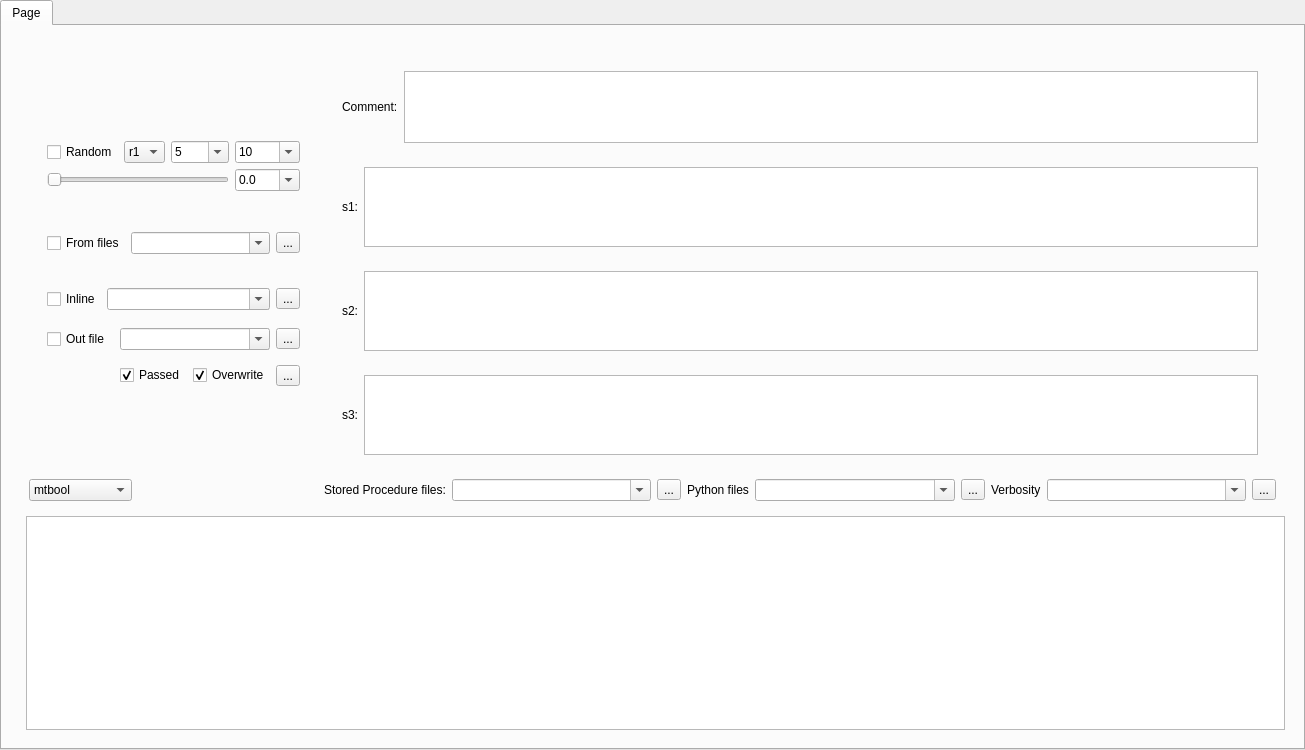
<?xml version="1.0" encoding="UTF-8"?>
<ui version="4.0">
 <class>QueryTabWidget</class>
 <widget class="QTabWidget" name="QueryTabWidget">
  <property name="geometry">
   <rect>
    <x>0</x>
    <y>0</y>
    <width>1305</width>
    <height>750</height>
   </rect>
  </property>
  <property name="windowTitle">
   <string>TabWidget</string>
  </property>
  <widget class="QWidget" name="tab">
   <attribute name="title">
    <string>Page</string>
   </attribute>
   <layout class="QGridLayout" name="gridLayout_4">
    <item row="0" column="0">
     <widget class="QWidget" name="QueryPageWidget" native="true">
      <layout class="QGridLayout" name="gridLayout_2">
       <item row="1" column="1">
        <widget class="QPlainTextEdit" name="queryedit"/>
       </item>
       <item row="0" column="0" colspan="2">
        <widget class="QWidget" name="widget_9" native="true">
         <property name="minimumSize">
          <size>
           <width>0</width>
           <height>200</height>
          </size>
         </property>
         <layout class="QGridLayout" name="gridLayout_3">
          <item row="1" column="0">
           <widget class="QComboBox" name="mtcombobox">
            <property name="sizePolicy">
             <sizepolicy hsizetype="Fixed" vsizetype="Fixed">
              <horstretch>0</horstretch>
              <verstretch>0</verstretch>
             </sizepolicy>
            </property>
            <item>
             <property name="text">
              <string>mtbool</string>
             </property>
            </item>
            <item>
             <property name="text">
              <string>mtdiscrete</string>
             </property>
            </item>
            <item>
             <property name="text">
              <string>mtcontinuous</string>
             </property>
            </item>
            <item>
             <property name="text">
              <string>mtset</string>
             </property>
            </item>
            <item>
             <property name="text">
              <string>mttuple</string>
             </property>
            </item>
            <item>
             <property name="text">
              <string>mtgraph</string>
             </property>
            </item>
            <item>
             <property name="text">
              <string>mtstring</string>
             </property>
            </item>
           </widget>
          </item>
          <item row="1" column="4">
           <widget class="QLabel" name="label_5">
            <property name="text">
             <string>Python files</string>
            </property>
           </widget>
          </item>
          <item row="1" column="3">
           <widget class="QToolButton" name="storedprocedurefilesbutton">
            <property name="toolTip">
             <string>Choose Stored Procedure file(s)</string>
            </property>
            <property name="text">
             <string>...</string>
            </property>
            <property name="icon">
             <iconset theme="QIcon::ThemeIcon::DocumentOpen"/>
            </property>
           </widget>
          </item>
          <item row="0" column="1" colspan="9">
           <widget class="QWidget" name="widget_12" native="true">
            <layout class="QVBoxLayout" name="verticalLayout_2">
             <item>
              <widget class="QWidget" name="widget_2" native="true">
               <property name="maximumSize">
                <size>
                 <width>16777215</width>
                 <height>90</height>
                </size>
               </property>
               <layout class="QHBoxLayout" name="horizontalLayout">
                <item>
                 <widget class="QLabel" name="label_7">
                  <property name="text">
                   <string>Comment:</string>
                  </property>
                 </widget>
                </item>
                <item>
                 <widget class="QPlainTextEdit" name="commenttextedit"/>
                </item>
               </layout>
              </widget>
             </item>
             <item>
              <widget class="QWidget" name="widget_22" native="true">
               <layout class="QHBoxLayout" name="horizontalLayout_14">
                <item>
                 <widget class="QLabel" name="label">
                  <property name="text">
                   <string>s1:</string>
                  </property>
                 </widget>
                </item>
                <item>
                 <widget class="QPlainTextEdit" name="cr1edit">
                  <property name="maximumSize">
                   <size>
                    <width>16777215</width>
                    <height>80</height>
                   </size>
                  </property>
                 </widget>
                </item>
               </layout>
              </widget>
             </item>
             <item>
              <widget class="QWidget" name="widget_23" native="true">
               <property name="minimumSize">
                <size>
                 <width>0</width>
                 <height>0</height>
                </size>
               </property>
               <layout class="QHBoxLayout" name="horizontalLayout_15">
                <item>
                 <widget class="QLabel" name="label_2">
                  <property name="text">
                   <string>s2:</string>
                  </property>
                 </widget>
                </item>
                <item>
                 <widget class="QPlainTextEdit" name="cr2edit">
                  <property name="minimumSize">
                   <size>
                    <width>0</width>
                    <height>0</height>
                   </size>
                  </property>
                  <property name="maximumSize">
                   <size>
                    <width>16777215</width>
                    <height>80</height>
                   </size>
                  </property>
                 </widget>
                </item>
               </layout>
              </widget>
             </item>
             <item>
              <widget class="QWidget" name="widget_24" native="true">
               <property name="minimumSize">
                <size>
                 <width>0</width>
                 <height>0</height>
                </size>
               </property>
               <layout class="QHBoxLayout" name="horizontalLayout_16">
                <item>
                 <widget class="QLabel" name="label_3">
                  <property name="text">
                   <string>s3:</string>
                  </property>
                 </widget>
                </item>
                <item>
                 <widget class="QPlainTextEdit" name="cr3edit">
                  <property name="maximumSize">
                   <size>
                    <width>16777215</width>
                    <height>80</height>
                   </size>
                  </property>
                 </widget>
                </item>
               </layout>
              </widget>
             </item>
            </layout>
           </widget>
          </item>
          <item row="1" column="5">
           <widget class="QComboBox" name="pythoncombo">
            <property name="sizePolicy">
             <sizepolicy hsizetype="MinimumExpanding" vsizetype="Fixed">
              <horstretch>0</horstretch>
              <verstretch>0</verstretch>
             </sizepolicy>
            </property>
            <property name="editable">
             <bool>true</bool>
            </property>
           </widget>
          </item>
          <item row="1" column="2">
           <widget class="QComboBox" name="storedprocedurescombo">
            <property name="sizePolicy">
             <sizepolicy hsizetype="MinimumExpanding" vsizetype="Fixed">
              <horstretch>0</horstretch>
              <verstretch>0</verstretch>
             </sizepolicy>
            </property>
            <property name="editable">
             <bool>true</bool>
            </property>
           </widget>
          </item>
          <item row="1" column="7">
           <widget class="QLabel" name="label_6">
            <property name="text">
             <string>Verbosity</string>
            </property>
           </widget>
          </item>
          <item row="0" column="0">
           <widget class="QWidget" name="widget_11" native="true">
            <property name="sizePolicy">
             <sizepolicy hsizetype="Preferred" vsizetype="Fixed">
              <horstretch>0</horstretch>
              <verstretch>0</verstretch>
             </sizepolicy>
            </property>
            <property name="maximumSize">
             <size>
              <width>300</width>
              <height>300</height>
             </size>
            </property>
            <layout class="QVBoxLayout" name="verticalLayout">
             <item>
              <widget class="QWidget" name="widget_15" native="true">
               <property name="minimumSize">
                <size>
                 <width>0</width>
                 <height>70</height>
                </size>
               </property>
               <property name="maximumSize">
                <size>
                 <width>16777215</width>
                 <height>50</height>
                </size>
               </property>
               <layout class="QGridLayout" name="gridLayout">
                <item row="0" column="0">
                 <widget class="QCheckBox" name="randomizercheckbox">
                  <property name="text">
                   <string>Random</string>
                  </property>
                 </widget>
                </item>
                <item row="0" column="1">
                 <widget class="QComboBox" name="randomizercombobox">
                  <item>
                   <property name="text">
                    <string>r1</string>
                   </property>
                  </item>
                  <item>
                   <property name="text">
                    <string>r2</string>
                   </property>
                  </item>
                  <item>
                   <property name="text">
                    <string>r3</string>
                   </property>
                  </item>
                  <item>
                   <property name="text">
                    <string>r4</string>
                   </property>
                  </item>
                  <item>
                   <property name="text">
                    <string>r5</string>
                   </property>
                  </item>
                 </widget>
                </item>
                <item row="0" column="2">
                 <widget class="QComboBox" name="randomizerdimcombobox">
                  <property name="editable">
                   <bool>true</bool>
                  </property>
                  <item>
                   <property name="text">
                    <string>5</string>
                   </property>
                  </item>
                  <item>
                   <property name="text">
                    <string>6</string>
                   </property>
                  </item>
                  <item>
                   <property name="text">
                    <string>7</string>
                   </property>
                  </item>
                  <item>
                   <property name="text">
                    <string>8</string>
                   </property>
                  </item>
                  <item>
                   <property name="text">
                    <string>9</string>
                   </property>
                  </item>
                  <item>
                   <property name="text">
                    <string>10</string>
                   </property>
                  </item>
                  <item>
                   <property name="text">
                    <string>11</string>
                   </property>
                  </item>
                  <item>
                   <property name="text">
                    <string>12</string>
                   </property>
                  </item>
                  <item>
                   <property name="text">
                    <string>13</string>
                   </property>
                  </item>
                  <item>
                   <property name="text">
                    <string>14</string>
                   </property>
                  </item>
                  <item>
                   <property name="text">
                    <string>15</string>
                   </property>
                  </item>
                  <item>
                   <property name="text">
                    <string>16</string>
                   </property>
                  </item>
                  <item>
                   <property name="text">
                    <string>17</string>
                   </property>
                  </item>
                  <item>
                   <property name="text">
                    <string>18</string>
                   </property>
                  </item>
                  <item>
                   <property name="text">
                    <string>19</string>
                   </property>
                  </item>
                  <item>
                   <property name="text">
                    <string>20</string>
                   </property>
                  </item>
                  <item>
                   <property name="text">
                    <string>21</string>
                   </property>
                  </item>
                  <item>
                   <property name="text">
                    <string>22</string>
                   </property>
                  </item>
                  <item>
                   <property name="text">
                    <string>23</string>
                   </property>
                  </item>
                  <item>
                   <property name="text">
                    <string>24</string>
                   </property>
                  </item>
                  <item>
                   <property name="text">
                    <string>25</string>
                   </property>
                  </item>
                  <item>
                   <property name="text">
                    <string>30</string>
                   </property>
                  </item>
                  <item>
                   <property name="text">
                    <string>35</string>
                   </property>
                  </item>
                  <item>
                   <property name="text">
                    <string>40</string>
                   </property>
                  </item>
                  <item>
                   <property name="text">
                    <string>45</string>
                   </property>
                  </item>
                  <item>
                   <property name="text">
                    <string>50</string>
                   </property>
                  </item>
                  <item>
                   <property name="text">
                    <string>60</string>
                   </property>
                  </item>
                  <item>
                   <property name="text">
                    <string>75</string>
                   </property>
                  </item>
                  <item>
                   <property name="text">
                    <string>100</string>
                   </property>
                  </item>
                  <item>
                   <property name="text">
                    <string>300</string>
                   </property>
                  </item>
                  <item>
                   <property name="text">
                    <string>1000</string>
                   </property>
                  </item>
                 </widget>
                </item>
                <item row="0" column="3">
                 <widget class="QComboBox" name="randomizercountcombobox">
                  <property name="editable">
                   <bool>true</bool>
                  </property>
                  <property name="currentText">
                   <string>10</string>
                  </property>
                  <property name="currentIndex">
                   <number>5</number>
                  </property>
                  <item>
                   <property name="text">
                    <string>1</string>
                   </property>
                  </item>
                  <item>
                   <property name="text">
                    <string>2</string>
                   </property>
                  </item>
                  <item>
                   <property name="text">
                    <string>3</string>
                   </property>
                  </item>
                  <item>
                   <property name="text">
                    <string>4</string>
                   </property>
                  </item>
                  <item>
                   <property name="text">
                    <string>5</string>
                   </property>
                  </item>
                  <item>
                   <property name="text">
                    <string>10</string>
                   </property>
                  </item>
                  <item>
                   <property name="text">
                    <string>20</string>
                   </property>
                  </item>
                  <item>
                   <property name="text">
                    <string>30</string>
                   </property>
                  </item>
                  <item>
                   <property name="text">
                    <string>40</string>
                   </property>
                  </item>
                  <item>
                   <property name="text">
                    <string>50</string>
                   </property>
                  </item>
                  <item>
                   <property name="text">
                    <string>75</string>
                   </property>
                  </item>
                  <item>
                   <property name="text">
                    <string>100</string>
                   </property>
                  </item>
                  <item>
                   <property name="text">
                    <string>150</string>
                   </property>
                  </item>
                  <item>
                   <property name="text">
                    <string>300</string>
                   </property>
                  </item>
                  <item>
                   <property name="text">
                    <string>500</string>
                   </property>
                  </item>
                  <item>
                   <property name="text">
                    <string>750</string>
                   </property>
                  </item>
                  <item>
                   <property name="text">
                    <string>1000</string>
                   </property>
                  </item>
                  <item>
                   <property name="text">
                    <string>2500</string>
                   </property>
                  </item>
                  <item>
                   <property name="text">
                    <string>5000</string>
                   </property>
                  </item>
                  <item>
                   <property name="text">
                    <string>7500</string>
                   </property>
                  </item>
                  <item>
                   <property name="text">
                    <string>10000</string>
                   </property>
                  </item>
                 </widget>
                </item>
                <item row="1" column="0" colspan="3">
                 <widget class="QSlider" name="randomizeredgecountslider">
                  <property name="orientation">
                   <enum>Qt::Orientation::Horizontal</enum>
                  </property>
                 </widget>
                </item>
                <item row="1" column="3">
                 <widget class="QComboBox" name="randomizeredgecountcombobox">
                  <property name="editable">
                   <bool>true</bool>
                  </property>
                  <item>
                   <property name="text">
                    <string>0.0</string>
                   </property>
                  </item>
                  <item>
                   <property name="text">
                    <string>0.1</string>
                   </property>
                  </item>
                  <item>
                   <property name="text">
                    <string>0.15</string>
                   </property>
                  </item>
                  <item>
                   <property name="text">
                    <string>0.2</string>
                   </property>
                  </item>
                  <item>
                   <property name="text">
                    <string>0.25</string>
                   </property>
                  </item>
                  <item>
                   <property name="text">
                    <string>0.3</string>
                   </property>
                  </item>
                  <item>
                   <property name="text">
                    <string>0.333</string>
                   </property>
                  </item>
                  <item>
                   <property name="text">
                    <string>0.4</string>
                   </property>
                  </item>
                  <item>
                   <property name="text">
                    <string>0.45</string>
                   </property>
                  </item>
                  <item>
                   <property name="text">
                    <string>0.5</string>
                   </property>
                  </item>
                  <item>
                   <property name="text">
                    <string>0.55</string>
                   </property>
                  </item>
                  <item>
                   <property name="text">
                    <string>0.6</string>
                   </property>
                  </item>
                  <item>
                   <property name="text">
                    <string>0.667</string>
                   </property>
                  </item>
                  <item>
                   <property name="text">
                    <string>0.7</string>
                   </property>
                  </item>
                  <item>
                   <property name="text">
                    <string>0.75</string>
                   </property>
                  </item>
                  <item>
                   <property name="text">
                    <string>0.8</string>
                   </property>
                  </item>
                  <item>
                   <property name="text">
                    <string>0.85</string>
                   </property>
                  </item>
                  <item>
                   <property name="text">
                    <string>0.9</string>
                   </property>
                  </item>
                  <item>
                   <property name="text">
                    <string>1.0</string>
                   </property>
                  </item>
                 </widget>
                </item>
               </layout>
              </widget>
             </item>
             <item>
              <widget class="QWidget" name="widget_14" native="true">
               <property name="minimumSize">
                <size>
                 <width>0</width>
                 <height>50</height>
                </size>
               </property>
               <property name="maximumSize">
                <size>
                 <width>16777215</width>
                 <height>10</height>
                </size>
               </property>
               <layout class="QHBoxLayout" name="horizontalLayout_10">
                <item>
                 <widget class="QCheckBox" name="graphfilescheckbox">
                  <property name="text">
                   <string>From files</string>
                  </property>
                 </widget>
                </item>
                <item>
                 <widget class="QComboBox" name="graphfilescombo">
                  <property name="sizePolicy">
                   <sizepolicy hsizetype="MinimumExpanding" vsizetype="Fixed">
                    <horstretch>0</horstretch>
                    <verstretch>0</verstretch>
                   </sizepolicy>
                  </property>
                  <property name="editable">
                   <bool>true</bool>
                  </property>
                 </widget>
                </item>
                <item>
                 <widget class="QToolButton" name="graphfilesbutton">
                  <property name="toolTip">
                   <string>Choose file(s)</string>
                  </property>
                  <property name="text">
                   <string>...</string>
                  </property>
                  <property name="icon">
                   <iconset theme="QIcon::ThemeIcon::DocumentOpen"/>
                  </property>
                 </widget>
                </item>
               </layout>
              </widget>
             </item>
             <item>
              <widget class="QWidget" name="widget_13" native="true">
               <property name="sizePolicy">
                <sizepolicy hsizetype="Preferred" vsizetype="Fixed">
                 <horstretch>0</horstretch>
                 <verstretch>0</verstretch>
                </sizepolicy>
               </property>
               <property name="minimumSize">
                <size>
                 <width>4</width>
                 <height>50</height>
                </size>
               </property>
               <property name="maximumSize">
                <size>
                 <width>16777215</width>
                 <height>10</height>
                </size>
               </property>
               <layout class="QHBoxLayout" name="horizontalLayout_11">
                <item>
                 <widget class="QCheckBox" name="inlinegraphscheckbox">
                  <property name="text">
                   <string>Inline</string>
                  </property>
                 </widget>
                </item>
                <item>
                 <widget class="QComboBox" name="inlinegraphscombo">
                  <property name="sizePolicy">
                   <sizepolicy hsizetype="MinimumExpanding" vsizetype="Fixed">
                    <horstretch>0</horstretch>
                    <verstretch>0</verstretch>
                   </sizepolicy>
                  </property>
                  <property name="editable">
                   <bool>true</bool>
                  </property>
                 </widget>
                </item>
                <item>
                 <widget class="QToolButton" name="inlinegraphsbutton">
                  <property name="toolTip">
                   <string>Interactive Editor</string>
                  </property>
                  <property name="text">
                   <string>...</string>
                  </property>
                  <property name="icon">
                   <iconset theme="QIcon::ThemeIcon::DocumentProperties"/>
                  </property>
                 </widget>
                </item>
               </layout>
              </widget>
             </item>
             <item>
              <widget class="QWidget" name="widget" native="true">
               <property name="minimumSize">
                <size>
                 <width>0</width>
                 <height>80</height>
                </size>
               </property>
               <layout class="QGridLayout" name="gridLayout_5">
                <item row="0" column="0">
                 <widget class="QCheckBox" name="outfilecheckbox">
                  <property name="text">
                   <string>Out file</string>
                  </property>
                 </widget>
                </item>
                <item row="0" column="3">
                 <widget class="QToolButton" name="outfilebutton">
                  <property name="toolTip">
                   <string>Choose file</string>
                  </property>
                  <property name="text">
                   <string>...</string>
                  </property>
                  <property name="icon">
                   <iconset theme="QIcon::ThemeIcon::DocumentOpen"/>
                  </property>
                 </widget>
                </item>
                <item row="1" column="1">
                 <widget class="QCheckBox" name="outpassedcheckbox">
                  <property name="text">
                   <string>Passed</string>
                  </property>
                  <property name="checked">
                   <bool>true</bool>
                  </property>
                 </widget>
                </item>
                <item row="1" column="2">
                 <widget class="QCheckBox" name="outoverwritecheckbox">
                  <property name="text">
                   <string>Overwrite</string>
                  </property>
                  <property name="checked">
                   <bool>true</bool>
                  </property>
                 </widget>
                </item>
                <item row="0" column="1" colspan="2">
                 <widget class="QComboBox" name="outfilecombo">
                  <property name="editable">
                   <bool>true</bool>
                  </property>
                 </widget>
                </item>
                <item row="1" column="3">
                 <widget class="QToolButton" name="outfileopenbutton">
                  <property name="toolTip">
                   <string>Open out file</string>
                  </property>
                  <property name="text">
                   <string>...</string>
                  </property>
                  <property name="icon">
                   <iconset theme="QIcon::ThemeIcon::DocumentPageSetup"/>
                  </property>
                 </widget>
                </item>
               </layout>
              </widget>
             </item>
            </layout>
           </widget>
          </item>
          <item row="1" column="6">
           <widget class="QToolButton" name="pythonfilesbutton">
            <property name="toolTip">
             <string>Choose Python file(s)</string>
            </property>
            <property name="text">
             <string>...</string>
            </property>
            <property name="icon">
             <iconset theme="QIcon::ThemeIcon::DocumentOpen"/>
            </property>
           </widget>
          </item>
          <item row="1" column="9">
           <widget class="QToolButton" name="verbositybutton">
            <property name="toolTip">
             <string>Choose verbosity levels</string>
            </property>
            <property name="text">
             <string>...</string>
            </property>
            <property name="icon">
             <iconset theme="QIcon::ThemeIcon::DocumentProperties"/>
            </property>
           </widget>
          </item>
          <item row="1" column="1">
           <widget class="QLabel" name="label_4">
            <property name="text">
             <string>Stored Procedure files:</string>
            </property>
           </widget>
          </item>
          <item row="1" column="8">
           <widget class="QComboBox" name="verbositycombo">
            <property name="sizePolicy">
             <sizepolicy hsizetype="MinimumExpanding" vsizetype="Fixed">
              <horstretch>0</horstretch>
              <verstretch>0</verstretch>
             </sizepolicy>
            </property>
            <property name="editable">
             <bool>true</bool>
            </property>
           </widget>
          </item>
         </layout>
        </widget>
       </item>
      </layout>
     </widget>
    </item>
   </layout>
  </widget>
 </widget>
 <resources/>
 <connections/>
</ui>
